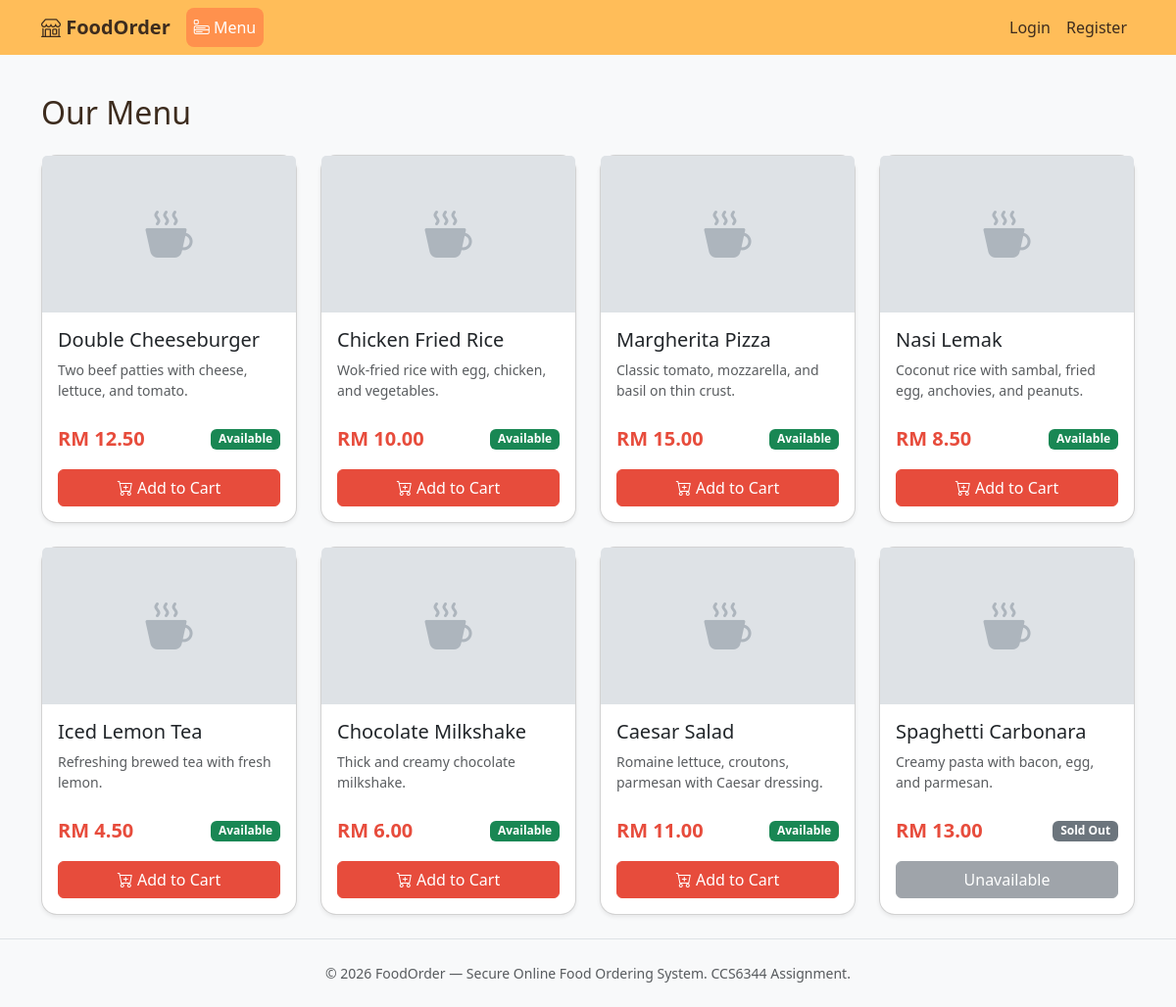
The page / on the database its author committed.
### app/models.py (models this page shows)
class FoodItem(db.Model):
    __tablename__ = "food_items"
    food_id = db.Column(db.Integer, primary_key=True, autoincrement=True)
    food_name = db.Column(db.String(100), nullable=False)
    description = db.Column(db.Text, nullable=True)
    price = db.Column(db.Numeric(10, 2), nullable=False)
    status = db.Column(db.String(20), nullable=False, default="Available")  # Available | Sold Out | Hidden
    order_items = db.relationship("OrderItem", backref="food_item", lazy=True)

### app/routes/customer.py (the view)
@customer_bp.route("/")
def catalog():
    items = FoodItem.query.filter(FoodItem.status.in_(["Available", "Sold Out"])).all()
    return render_template("customer/catalog.html", items=items)

### app/templates/customer/catalog.html (shortened to what this page needs)
{% extends "base.html" %}
{% block content %}
<div class="container py-4">
  <h2 class="mb-4">Our Menu</h2>
  {% if not items %}
    <div class="alert alert-info">No food items available right now. Check back later!</div>
  {% else %}
    <div class="row g-4">
      {% for item in items %}
        <div class="col-sm-6 col-md-4 col-lg-3">
          <div class="card h-100 shadow-sm">
            <div class="card-img-top bg-secondary d-flex align-items-center justify-content-center"
                 style="height: 160px; background-color: #dee2e6 !important;">
              <i class="bi bi-cup-hot-fill" style="font-size: 3rem; color: #adb5bd;"></i>
            </div>
            <div class="card-body d-flex flex-column">
              <h5 class="card-title">{{ item.food_name }}</h5>
              <p class="card-text small text-muted flex-grow-1">{{ item.description or "No description." }}</p>
              <div class="d-flex justify-content-between align-items-center mt-2">
                <span class="fs-5 fw-bold" style="color: #e74c3c;">RM {{ "%.2f"|format(item.price) }}</span>
                {% if item.status == "Available" %}
                  <span class="badge bg-success">Available</span>
                {% else %}
                  <span class="badge bg-secondary">Sold Out</span>
                {% endif %}
              </div>
              {% if item.status == "Available" %}
                <form method="POST" action="{{ url_for('customer.add_to_cart', food_id=item.food_id) }}" class="mt-3">
                  <button type="submit" class="btn btn-primary w-100" style="background-color: #e74c3c; border-color: #e74c3c;">
                    <i class="bi bi-cart-plus"></i> Add to Cart
                  </button>
                </form>
              {% else %}
                <button class="btn btn-secondary w-100 mt-3" disabled>Unavailable</button>
              {% endif %}
            </div>
          </div>
        </div>
      {% endfor %}
    </div>
  {% endif %}
</div>
{% endblock %}

### app/templates/base.html (shortened to what this page needs)
<!DOCTYPE html>
<html lang="en">
<head>
  <link href="https://cdn.jsdelivr.net/npm/bootstrap@5.3.3/dist/css/bootstrap.min.css" rel="stylesheet">
  <link rel="stylesheet" href="https://cdn.jsdelivr.net/npm/bootstrap-icons@1.11.3/font/bootstrap-icons.min.css">
</head>
<body class="d-flex flex-column min-vh-100" style="background-color: #f8f9fa;">
  {% include 'partials/navbar.html' %}
  <main class="flex-grow-1">
    {% block content %}{% endblock %}
  </main>
  {% include 'partials/footer.html' %}
</body>
</html>

### app/templates/partials/navbar.html (shortened to what this page needs)
<nav class="navbar navbar-expand-lg navbar-dark">
  <div class="container">
    <a class="navbar-brand fw-bold" href="{{ url_for('customer.catalog') }}">
      <i class="bi bi-shop"></i> FoodOrder
    </a>
    <div class="collapse navbar-collapse" id="mainNavbar">
      <ul class="navbar-nav me-auto">
        {% if current_user.is_authenticated and current_user.is_admin %}
          <li class="nav-item">
            <a class="nav-link {{ 'active' if request.endpoint and 'admin.dashboard' in request.endpoint }}"
               href="{{ url_for('admin.dashboard') }}">
               <i class="bi bi-grid"></i> Manage Food
            </a>
          </li>
          <li class="nav-item">
            <a class="nav-link {{ 'active' if request.endpoint and 'admin.orders' in request.endpoint }}"
               href="{{ url_for('admin.orders') }}">
               <i class="bi bi-list-check"></i> Orders
            </a>
          </li>
          <li class="nav-item">
            <a class="nav-link {{ 'active' if request.endpoint and 'admin.audit' in request.endpoint }}"
               href="{{ url_for('admin.audit') }}">
               <i class="bi bi-journal-text"></i> Audit Logs
            </a>
          </li>
        {% else %}
          <li class="nav-item">
            <a class="nav-link {{ 'active' if request.endpoint and 'customer.catalog' in request.endpoint }}"
               href="{{ url_for('customer.catalog') }}">
               <i class="bi bi-menu-app"></i> Menu
            </a>
          </li>
        {% endif %}
      </ul>
      <ul class="navbar-nav">
        {% if current_user.is_authenticated %}
          <li class="nav-item dropdown">
            <a class="nav-link dropdown-toggle" href="#" role="button" data-bs-toggle="dropdown">
              <i class="bi bi-person-circle"></i>
              {{ current_user.name }}
              {% if current_user.is_admin %}
                <span class="badge bg-danger ms-1">Admin</span>
              {% endif %}
            </a>
            <ul class="dropdown-menu dropdown-menu-end">
              <li><a class="dropdown-item" href="{{ url_for('auth.logout') }}">Logout</a></li>
            </ul>
          </li>
        {% else %}
          <li class="nav-item">
            <a class="nav-link {{ 'active' if request.endpoint and 'auth.login' in request.endpoint }}"
               href="{{ url_for('auth.login') }}">Login</a>
          </li>
          <li class="nav-item">
            <a class="nav-link {{ 'active' if request.endpoint and 'auth.register' in request.endpoint }}"
               href="{{ url_for('auth.register') }}">Register</a>
          </li>
        {% endif %}
      </ul>
    </div>
  </div>
</nav>

### app/templates/partials/footer.html
<footer class="bg-light py-4 mt-auto border-top">
  <div class="container text-center text-muted small">
    &copy; 2026 FoodOrder — Secure Online Food Ordering System. CCS6344 Assignment.
  </div>
</footer>

### app/templates/base.html (style rules this page uses)
body { background: #fff8f3; color: #3d2c1e; }
.navbar, .navbar-dark { background-color: #ffbd59 !important; }
.navbar .navbar-brand, .navbar .nav-link, .navbar .dropdown-toggle { color: #3d2c1e !important; }
.navbar .nav-link.active, .navbar .nav-link:hover { color: #fff !important; background: #ff914d !important; border-radius: 0.5rem; }
.card { border-radius: 1rem; box-shadow: 0 2px 8px rgba(255, 189, 89, 0.08); }

### rows shown on the page
FoodItem: food_name "Double Cheeseburger", description "Two beef patties with cheese, lettuce, and tomato.", price "12.50", status "Available"
FoodItem: food_name "Chicken Fried Rice", description "Wok-fried rice with egg, chicken, and vegetables.", price "10.00", status "Available"
FoodItem: food_name "Margherita Pizza", description "Classic tomato, mozzarella, and basil on thin crust.", price "15.00", status "Available"
FoodItem: food_name "Nasi Lemak", description "Coconut rice with sambal, fried egg, anchovies, and peanuts.", price "8.50", status "Available"
FoodItem: food_name "Iced Lemon Tea", description "Refreshing brewed tea with fresh lemon.", price "4.50", status "Available"
FoodItem: food_name "Chocolate Milkshake", description "Thick and creamy chocolate milkshake.", price "6.00", status "Available"
FoodItem: food_name "Caesar Salad", description "Romaine lettuce, croutons, parmesan with Caesar dressing.", price "11.00", status "Available"
FoodItem: food_name "Spaghetti Carbonara", description "Creamy pasta with bacon, egg, and parmesan.", price "13.00", status "Sold Out"
